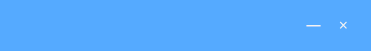
<?xml version="1.0" encoding="UTF-8"?>
<ui version="4.0">
 <class>titlebar1</class>
 <widget class="QWidget" name="titlebar1">
  <property name="geometry">
   <rect>
    <x>0</x>
    <y>0</y>
    <width>371</width>
    <height>51</height>
   </rect>
  </property>
  <property name="palette">
   <palette>
    <active>
     <colorrole role="WindowText">
      <brush brushstyle="SolidPattern">
       <color alpha="255">
        <red>85</red>
        <green>170</green>
        <blue>255</blue>
       </color>
      </brush>
     </colorrole>
     <colorrole role="Button">
      <brush brushstyle="SolidPattern">
       <color alpha="255">
        <red>85</red>
        <green>170</green>
        <blue>255</blue>
       </color>
      </brush>
     </colorrole>
     <colorrole role="Light">
      <brush brushstyle="SolidPattern">
       <color alpha="255">
        <red>213</red>
        <green>234</green>
        <blue>255</blue>
       </color>
      </brush>
     </colorrole>
     <colorrole role="Midlight">
      <brush brushstyle="SolidPattern">
       <color alpha="255">
        <red>149</red>
        <green>202</green>
        <blue>255</blue>
       </color>
      </brush>
     </colorrole>
     <colorrole role="Dark">
      <brush brushstyle="SolidPattern">
       <color alpha="255">
        <red>42</red>
        <green>85</green>
        <blue>127</blue>
       </color>
      </brush>
     </colorrole>
     <colorrole role="Mid">
      <brush brushstyle="SolidPattern">
       <color alpha="255">
        <red>56</red>
        <green>113</green>
        <blue>170</blue>
       </color>
      </brush>
     </colorrole>
     <colorrole role="Text">
      <brush brushstyle="SolidPattern">
       <color alpha="255">
        <red>85</red>
        <green>170</green>
        <blue>255</blue>
       </color>
      </brush>
     </colorrole>
     <colorrole role="BrightText">
      <brush brushstyle="SolidPattern">
       <color alpha="255">
        <red>255</red>
        <green>255</green>
        <blue>255</blue>
       </color>
      </brush>
     </colorrole>
     <colorrole role="ButtonText">
      <brush brushstyle="SolidPattern">
       <color alpha="255">
        <red>0</red>
        <green>0</green>
        <blue>0</blue>
       </color>
      </brush>
     </colorrole>
     <colorrole role="Base">
      <brush brushstyle="SolidPattern">
       <color alpha="255">
        <red>85</red>
        <green>170</green>
        <blue>255</blue>
       </color>
      </brush>
     </colorrole>
     <colorrole role="Window">
      <brush brushstyle="SolidPattern">
       <color alpha="255">
        <red>85</red>
        <green>170</green>
        <blue>255</blue>
       </color>
      </brush>
     </colorrole>
     <colorrole role="Shadow">
      <brush brushstyle="SolidPattern">
       <color alpha="255">
        <red>0</red>
        <green>0</green>
        <blue>0</blue>
       </color>
      </brush>
     </colorrole>
     <colorrole role="AlternateBase">
      <brush brushstyle="SolidPattern">
       <color alpha="255">
        <red>170</red>
        <green>212</green>
        <blue>255</blue>
       </color>
      </brush>
     </colorrole>
     <colorrole role="ToolTipBase">
      <brush brushstyle="SolidPattern">
       <color alpha="255">
        <red>85</red>
        <green>170</green>
        <blue>255</blue>
       </color>
      </brush>
     </colorrole>
     <colorrole role="ToolTipText">
      <brush brushstyle="SolidPattern">
       <color alpha="255">
        <red>0</red>
        <green>0</green>
        <blue>0</blue>
       </color>
      </brush>
     </colorrole>
    </active>
    <inactive>
     <colorrole role="WindowText">
      <brush brushstyle="SolidPattern">
       <color alpha="255">
        <red>85</red>
        <green>170</green>
        <blue>255</blue>
       </color>
      </brush>
     </colorrole>
     <colorrole role="Button">
      <brush brushstyle="SolidPattern">
       <color alpha="255">
        <red>85</red>
        <green>170</green>
        <blue>255</blue>
       </color>
      </brush>
     </colorrole>
     <colorrole role="Light">
      <brush brushstyle="SolidPattern">
       <color alpha="255">
        <red>213</red>
        <green>234</green>
        <blue>255</blue>
       </color>
      </brush>
     </colorrole>
     <colorrole role="Midlight">
      <brush brushstyle="SolidPattern">
       <color alpha="255">
        <red>149</red>
        <green>202</green>
        <blue>255</blue>
       </color>
      </brush>
     </colorrole>
     <colorrole role="Dark">
      <brush brushstyle="SolidPattern">
       <color alpha="255">
        <red>42</red>
        <green>85</green>
        <blue>127</blue>
       </color>
      </brush>
     </colorrole>
     <colorrole role="Mid">
      <brush brushstyle="SolidPattern">
       <color alpha="255">
        <red>56</red>
        <green>113</green>
        <blue>170</blue>
       </color>
      </brush>
     </colorrole>
     <colorrole role="Text">
      <brush brushstyle="SolidPattern">
       <color alpha="255">
        <red>85</red>
        <green>170</green>
        <blue>255</blue>
       </color>
      </brush>
     </colorrole>
     <colorrole role="BrightText">
      <brush brushstyle="SolidPattern">
       <color alpha="255">
        <red>255</red>
        <green>255</green>
        <blue>255</blue>
       </color>
      </brush>
     </colorrole>
     <colorrole role="ButtonText">
      <brush brushstyle="SolidPattern">
       <color alpha="255">
        <red>0</red>
        <green>0</green>
        <blue>0</blue>
       </color>
      </brush>
     </colorrole>
     <colorrole role="Base">
      <brush brushstyle="SolidPattern">
       <color alpha="255">
        <red>85</red>
        <green>170</green>
        <blue>255</blue>
       </color>
      </brush>
     </colorrole>
     <colorrole role="Window">
      <brush brushstyle="SolidPattern">
       <color alpha="255">
        <red>85</red>
        <green>170</green>
        <blue>255</blue>
       </color>
      </brush>
     </colorrole>
     <colorrole role="Shadow">
      <brush brushstyle="SolidPattern">
       <color alpha="255">
        <red>0</red>
        <green>0</green>
        <blue>0</blue>
       </color>
      </brush>
     </colorrole>
     <colorrole role="AlternateBase">
      <brush brushstyle="SolidPattern">
       <color alpha="255">
        <red>170</red>
        <green>212</green>
        <blue>255</blue>
       </color>
      </brush>
     </colorrole>
     <colorrole role="ToolTipBase">
      <brush brushstyle="SolidPattern">
       <color alpha="255">
        <red>85</red>
        <green>170</green>
        <blue>255</blue>
       </color>
      </brush>
     </colorrole>
     <colorrole role="ToolTipText">
      <brush brushstyle="SolidPattern">
       <color alpha="255">
        <red>0</red>
        <green>0</green>
        <blue>0</blue>
       </color>
      </brush>
     </colorrole>
    </inactive>
    <disabled>
     <colorrole role="WindowText">
      <brush brushstyle="SolidPattern">
       <color alpha="255">
        <red>42</red>
        <green>85</green>
        <blue>127</blue>
       </color>
      </brush>
     </colorrole>
     <colorrole role="Button">
      <brush brushstyle="SolidPattern">
       <color alpha="255">
        <red>85</red>
        <green>170</green>
        <blue>255</blue>
       </color>
      </brush>
     </colorrole>
     <colorrole role="Light">
      <brush brushstyle="SolidPattern">
       <color alpha="255">
        <red>213</red>
        <green>234</green>
        <blue>255</blue>
       </color>
      </brush>
     </colorrole>
     <colorrole role="Midlight">
      <brush brushstyle="SolidPattern">
       <color alpha="255">
        <red>149</red>
        <green>202</green>
        <blue>255</blue>
       </color>
      </brush>
     </colorrole>
     <colorrole role="Dark">
      <brush brushstyle="SolidPattern">
       <color alpha="255">
        <red>42</red>
        <green>85</green>
        <blue>127</blue>
       </color>
      </brush>
     </colorrole>
     <colorrole role="Mid">
      <brush brushstyle="SolidPattern">
       <color alpha="255">
        <red>56</red>
        <green>113</green>
        <blue>170</blue>
       </color>
      </brush>
     </colorrole>
     <colorrole role="Text">
      <brush brushstyle="SolidPattern">
       <color alpha="255">
        <red>42</red>
        <green>85</green>
        <blue>127</blue>
       </color>
      </brush>
     </colorrole>
     <colorrole role="BrightText">
      <brush brushstyle="SolidPattern">
       <color alpha="255">
        <red>255</red>
        <green>255</green>
        <blue>255</blue>
       </color>
      </brush>
     </colorrole>
     <colorrole role="ButtonText">
      <brush brushstyle="SolidPattern">
       <color alpha="255">
        <red>42</red>
        <green>85</green>
        <blue>127</blue>
       </color>
      </brush>
     </colorrole>
     <colorrole role="Base">
      <brush brushstyle="SolidPattern">
       <color alpha="255">
        <red>85</red>
        <green>170</green>
        <blue>255</blue>
       </color>
      </brush>
     </colorrole>
     <colorrole role="Window">
      <brush brushstyle="SolidPattern">
       <color alpha="255">
        <red>85</red>
        <green>170</green>
        <blue>255</blue>
       </color>
      </brush>
     </colorrole>
     <colorrole role="Shadow">
      <brush brushstyle="SolidPattern">
       <color alpha="255">
        <red>0</red>
        <green>0</green>
        <blue>0</blue>
       </color>
      </brush>
     </colorrole>
     <colorrole role="AlternateBase">
      <brush brushstyle="SolidPattern">
       <color alpha="255">
        <red>85</red>
        <green>170</green>
        <blue>255</blue>
       </color>
      </brush>
     </colorrole>
     <colorrole role="ToolTipBase">
      <brush brushstyle="SolidPattern">
       <color alpha="255">
        <red>85</red>
        <green>170</green>
        <blue>255</blue>
       </color>
      </brush>
     </colorrole>
     <colorrole role="ToolTipText">
      <brush brushstyle="SolidPattern">
       <color alpha="255">
        <red>0</red>
        <green>0</green>
        <blue>0</blue>
       </color>
      </brush>
     </colorrole>
    </disabled>
   </palette>
  </property>
  <property name="windowTitle">
   <string>Form</string>
  </property>
  <property name="autoFillBackground">
   <bool>false</bool>
  </property>
  <property name="styleSheet">
   <string notr="true">background-color: rgb(85, 170, 255)</string>
  </property>
  <widget class="QPushButton" name="minimum">
   <property name="geometry">
    <rect>
     <x>298</x>
     <y>10</y>
     <width>31</width>
     <height>28</height>
    </rect>
   </property>
   <property name="font">
    <font>
     <family>Adobe 黑体 Std R</family>
     <pointsize>14</pointsize>
    </font>
   </property>
   <property name="cursor">
    <cursorShape>PointingHandCursor</cursorShape>
   </property>
   <property name="styleSheet">
    <string notr="true">QPushButton {border: 1px solid rgba(0,0,0,0); color: rgb(243, 243, 243); } QPushButton:hover { color: rgb(255, 255, 255); }</string>
   </property>
   <property name="text">
    <string>－</string>
   </property>
   <property name="flat">
    <bool>true</bool>
   </property>
  </widget>
  <widget class="QPushButton" name="close">
   <property name="geometry">
    <rect>
     <x>328</x>
     <y>10</y>
     <width>31</width>
     <height>28</height>
    </rect>
   </property>
   <property name="palette">
    <palette>
     <active>
      <colorrole role="WindowText">
       <brush brushstyle="SolidPattern">
        <color alpha="255">
         <red>243</red>
         <green>243</green>
         <blue>243</blue>
        </color>
       </brush>
      </colorrole>
      <colorrole role="Button">
       <brush brushstyle="SolidPattern">
        <color alpha="255">
         <red>85</red>
         <green>170</green>
         <blue>255</blue>
        </color>
       </brush>
      </colorrole>
      <colorrole role="Light">
       <brush brushstyle="SolidPattern">
        <color alpha="255">
         <red>255</red>
         <green>255</green>
         <blue>255</blue>
        </color>
       </brush>
      </colorrole>
      <colorrole role="Midlight">
       <brush brushstyle="SolidPattern">
        <color alpha="255">
         <red>255</red>
         <green>255</green>
         <blue>255</blue>
        </color>
       </brush>
      </colorrole>
      <colorrole role="Dark">
       <brush brushstyle="SolidPattern">
        <color alpha="255">
         <red>127</red>
         <green>127</green>
         <blue>127</blue>
        </color>
       </brush>
      </colorrole>
      <colorrole role="Mid">
       <brush brushstyle="SolidPattern">
        <color alpha="255">
         <red>170</red>
         <green>170</green>
         <blue>170</blue>
        </color>
       </brush>
      </colorrole>
      <colorrole role="Text">
       <brush brushstyle="SolidPattern">
        <color alpha="255">
         <red>243</red>
         <green>243</green>
         <blue>243</blue>
        </color>
       </brush>
      </colorrole>
      <colorrole role="BrightText">
       <brush brushstyle="SolidPattern">
        <color alpha="255">
         <red>255</red>
         <green>255</green>
         <blue>255</blue>
        </color>
       </brush>
      </colorrole>
      <colorrole role="ButtonText">
       <brush brushstyle="SolidPattern">
        <color alpha="255">
         <red>243</red>
         <green>243</green>
         <blue>243</blue>
        </color>
       </brush>
      </colorrole>
      <colorrole role="Base">
       <brush brushstyle="SolidPattern">
        <color alpha="255">
         <red>85</red>
         <green>170</green>
         <blue>255</blue>
        </color>
       </brush>
      </colorrole>
      <colorrole role="Window">
       <brush brushstyle="SolidPattern">
        <color alpha="255">
         <red>85</red>
         <green>170</green>
         <blue>255</blue>
        </color>
       </brush>
      </colorrole>
      <colorrole role="Shadow">
       <brush brushstyle="SolidPattern">
        <color alpha="255">
         <red>255</red>
         <green>255</green>
         <blue>255</blue>
        </color>
       </brush>
      </colorrole>
      <colorrole role="Highlight">
       <brush brushstyle="SolidPattern">
        <color alpha="255">
         <red>255</red>
         <green>255</green>
         <blue>255</blue>
        </color>
       </brush>
      </colorrole>
      <colorrole role="AlternateBase">
       <brush brushstyle="SolidPattern">
        <color alpha="255">
         <red>255</red>
         <green>255</green>
         <blue>255</blue>
        </color>
       </brush>
      </colorrole>
      <colorrole role="ToolTipBase">
       <brush brushstyle="SolidPattern">
        <color alpha="255">
         <red>255</red>
         <green>255</green>
         <blue>220</blue>
        </color>
       </brush>
      </colorrole>
      <colorrole role="ToolTipText">
       <brush brushstyle="SolidPattern">
        <color alpha="255">
         <red>0</red>
         <green>0</green>
         <blue>0</blue>
        </color>
       </brush>
      </colorrole>
     </active>
     <inactive>
      <colorrole role="WindowText">
       <brush brushstyle="SolidPattern">
        <color alpha="255">
         <red>243</red>
         <green>243</green>
         <blue>243</blue>
        </color>
       </brush>
      </colorrole>
      <colorrole role="Button">
       <brush brushstyle="SolidPattern">
        <color alpha="255">
         <red>85</red>
         <green>170</green>
         <blue>255</blue>
        </color>
       </brush>
      </colorrole>
      <colorrole role="Light">
       <brush brushstyle="SolidPattern">
        <color alpha="255">
         <red>255</red>
         <green>255</green>
         <blue>255</blue>
        </color>
       </brush>
      </colorrole>
      <colorrole role="Midlight">
       <brush brushstyle="SolidPattern">
        <color alpha="255">
         <red>255</red>
         <green>255</green>
         <blue>255</blue>
        </color>
       </brush>
      </colorrole>
      <colorrole role="Dark">
       <brush brushstyle="SolidPattern">
        <color alpha="255">
         <red>127</red>
         <green>127</green>
         <blue>127</blue>
        </color>
       </brush>
      </colorrole>
      <colorrole role="Mid">
       <brush brushstyle="SolidPattern">
        <color alpha="255">
         <red>170</red>
         <green>170</green>
         <blue>170</blue>
        </color>
       </brush>
      </colorrole>
      <colorrole role="Text">
       <brush brushstyle="SolidPattern">
        <color alpha="255">
         <red>243</red>
         <green>243</green>
         <blue>243</blue>
        </color>
       </brush>
      </colorrole>
      <colorrole role="BrightText">
       <brush brushstyle="SolidPattern">
        <color alpha="255">
         <red>255</red>
         <green>255</green>
         <blue>255</blue>
        </color>
       </brush>
      </colorrole>
      <colorrole role="ButtonText">
       <brush brushstyle="SolidPattern">
        <color alpha="255">
         <red>243</red>
         <green>243</green>
         <blue>243</blue>
        </color>
       </brush>
      </colorrole>
      <colorrole role="Base">
       <brush brushstyle="SolidPattern">
        <color alpha="255">
         <red>85</red>
         <green>170</green>
         <blue>255</blue>
        </color>
       </brush>
      </colorrole>
      <colorrole role="Window">
       <brush brushstyle="SolidPattern">
        <color alpha="255">
         <red>85</red>
         <green>170</green>
         <blue>255</blue>
        </color>
       </brush>
      </colorrole>
      <colorrole role="Shadow">
       <brush brushstyle="SolidPattern">
        <color alpha="255">
         <red>255</red>
         <green>255</green>
         <blue>255</blue>
        </color>
       </brush>
      </colorrole>
      <colorrole role="Highlight">
       <brush brushstyle="SolidPattern">
        <color alpha="255">
         <red>255</red>
         <green>255</green>
         <blue>255</blue>
        </color>
       </brush>
      </colorrole>
      <colorrole role="AlternateBase">
       <brush brushstyle="SolidPattern">
        <color alpha="255">
         <red>255</red>
         <green>255</green>
         <blue>255</blue>
        </color>
       </brush>
      </colorrole>
      <colorrole role="ToolTipBase">
       <brush brushstyle="SolidPattern">
        <color alpha="255">
         <red>255</red>
         <green>255</green>
         <blue>220</blue>
        </color>
       </brush>
      </colorrole>
      <colorrole role="ToolTipText">
       <brush brushstyle="SolidPattern">
        <color alpha="255">
         <red>0</red>
         <green>0</green>
         <blue>0</blue>
        </color>
       </brush>
      </colorrole>
     </inactive>
     <disabled>
      <colorrole role="WindowText">
       <brush brushstyle="SolidPattern">
        <color alpha="255">
         <red>243</red>
         <green>243</green>
         <blue>243</blue>
        </color>
       </brush>
      </colorrole>
      <colorrole role="Button">
       <brush brushstyle="SolidPattern">
        <color alpha="255">
         <red>85</red>
         <green>170</green>
         <blue>255</blue>
        </color>
       </brush>
      </colorrole>
      <colorrole role="Light">
       <brush brushstyle="SolidPattern">
        <color alpha="255">
         <red>255</red>
         <green>255</green>
         <blue>255</blue>
        </color>
       </brush>
      </colorrole>
      <colorrole role="Midlight">
       <brush brushstyle="SolidPattern">
        <color alpha="255">
         <red>255</red>
         <green>255</green>
         <blue>255</blue>
        </color>
       </brush>
      </colorrole>
      <colorrole role="Dark">
       <brush brushstyle="SolidPattern">
        <color alpha="255">
         <red>127</red>
         <green>127</green>
         <blue>127</blue>
        </color>
       </brush>
      </colorrole>
      <colorrole role="Mid">
       <brush brushstyle="SolidPattern">
        <color alpha="255">
         <red>170</red>
         <green>170</green>
         <blue>170</blue>
        </color>
       </brush>
      </colorrole>
      <colorrole role="Text">
       <brush brushstyle="SolidPattern">
        <color alpha="255">
         <red>243</red>
         <green>243</green>
         <blue>243</blue>
        </color>
       </brush>
      </colorrole>
      <colorrole role="BrightText">
       <brush brushstyle="SolidPattern">
        <color alpha="255">
         <red>255</red>
         <green>255</green>
         <blue>255</blue>
        </color>
       </brush>
      </colorrole>
      <colorrole role="ButtonText">
       <brush brushstyle="SolidPattern">
        <color alpha="255">
         <red>243</red>
         <green>243</green>
         <blue>243</blue>
        </color>
       </brush>
      </colorrole>
      <colorrole role="Base">
       <brush brushstyle="SolidPattern">
        <color alpha="255">
         <red>85</red>
         <green>170</green>
         <blue>255</blue>
        </color>
       </brush>
      </colorrole>
      <colorrole role="Window">
       <brush brushstyle="SolidPattern">
        <color alpha="255">
         <red>85</red>
         <green>170</green>
         <blue>255</blue>
        </color>
       </brush>
      </colorrole>
      <colorrole role="Shadow">
       <brush brushstyle="SolidPattern">
        <color alpha="255">
         <red>255</red>
         <green>255</green>
         <blue>255</blue>
        </color>
       </brush>
      </colorrole>
      <colorrole role="Highlight">
       <brush brushstyle="SolidPattern">
        <color alpha="255">
         <red>0</red>
         <green>120</green>
         <blue>215</blue>
        </color>
       </brush>
      </colorrole>
      <colorrole role="AlternateBase">
       <brush brushstyle="SolidPattern">
        <color alpha="255">
         <red>255</red>
         <green>255</green>
         <blue>255</blue>
        </color>
       </brush>
      </colorrole>
      <colorrole role="ToolTipBase">
       <brush brushstyle="SolidPattern">
        <color alpha="255">
         <red>255</red>
         <green>255</green>
         <blue>220</blue>
        </color>
       </brush>
      </colorrole>
      <colorrole role="ToolTipText">
       <brush brushstyle="SolidPattern">
        <color alpha="255">
         <red>0</red>
         <green>0</green>
         <blue>0</blue>
        </color>
       </brush>
      </colorrole>
     </disabled>
    </palette>
   </property>
   <property name="font">
    <font>
     <family>Adobe 黑体 Std R</family>
     <pointsize>12</pointsize>
    </font>
   </property>
   <property name="cursor">
    <cursorShape>PointingHandCursor</cursorShape>
   </property>
   <property name="styleSheet">
    <string notr="true">QPushButton {border: 1px solid rgba(0,0,0,0); color: rgb(243, 243, 243); } QPushButton:hover { color: rgb(255, 255, 255); }</string>
   </property>
   <property name="text">
    <string>×</string>
   </property>
   <property name="flat">
    <bool>true</bool>
   </property>
  </widget>
  <widget class="QWidget" name="widget" native="true">
   <property name="geometry">
    <rect>
     <x>0</x>
     <y>0</y>
     <width>371</width>
     <height>51</height>
    </rect>
   </property>
  </widget>
  <zorder>widget</zorder>
  <zorder>minimum</zorder>
  <zorder>close</zorder>
 </widget>
 <resources/>
 <connections/>
</ui>
